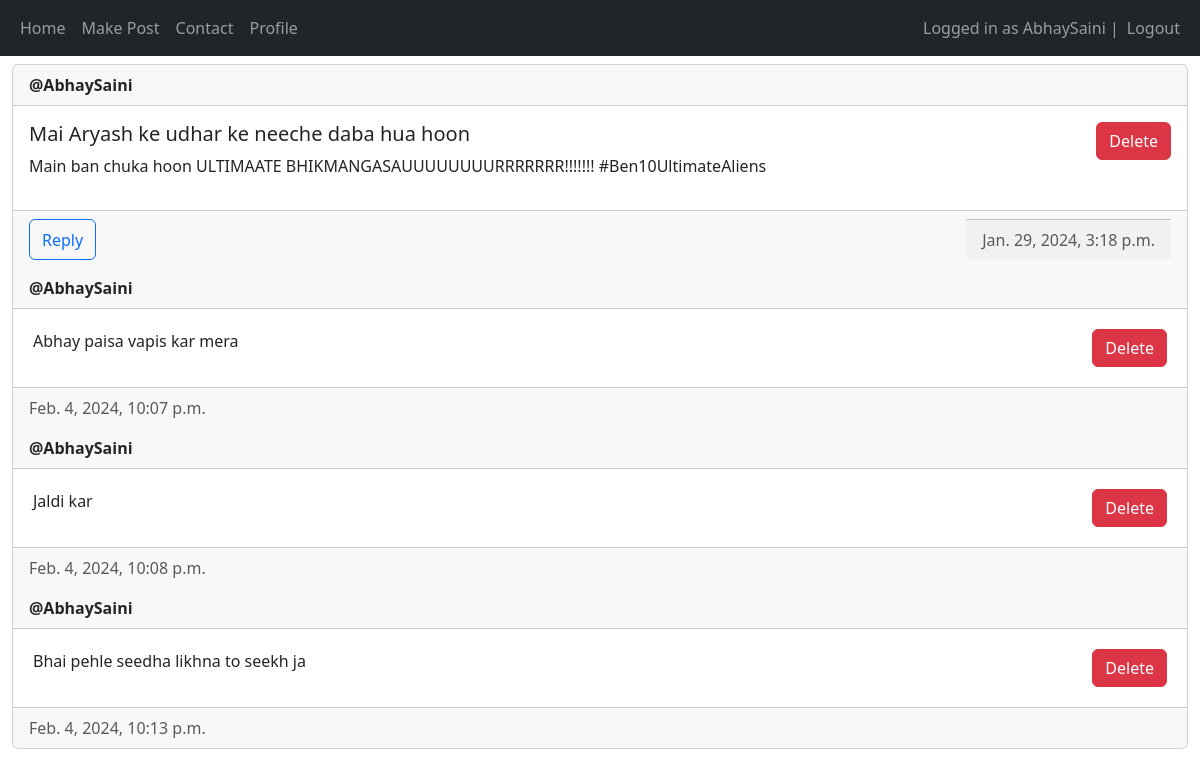
The page /view-post/12 (signed in) on the database as committed earlier.
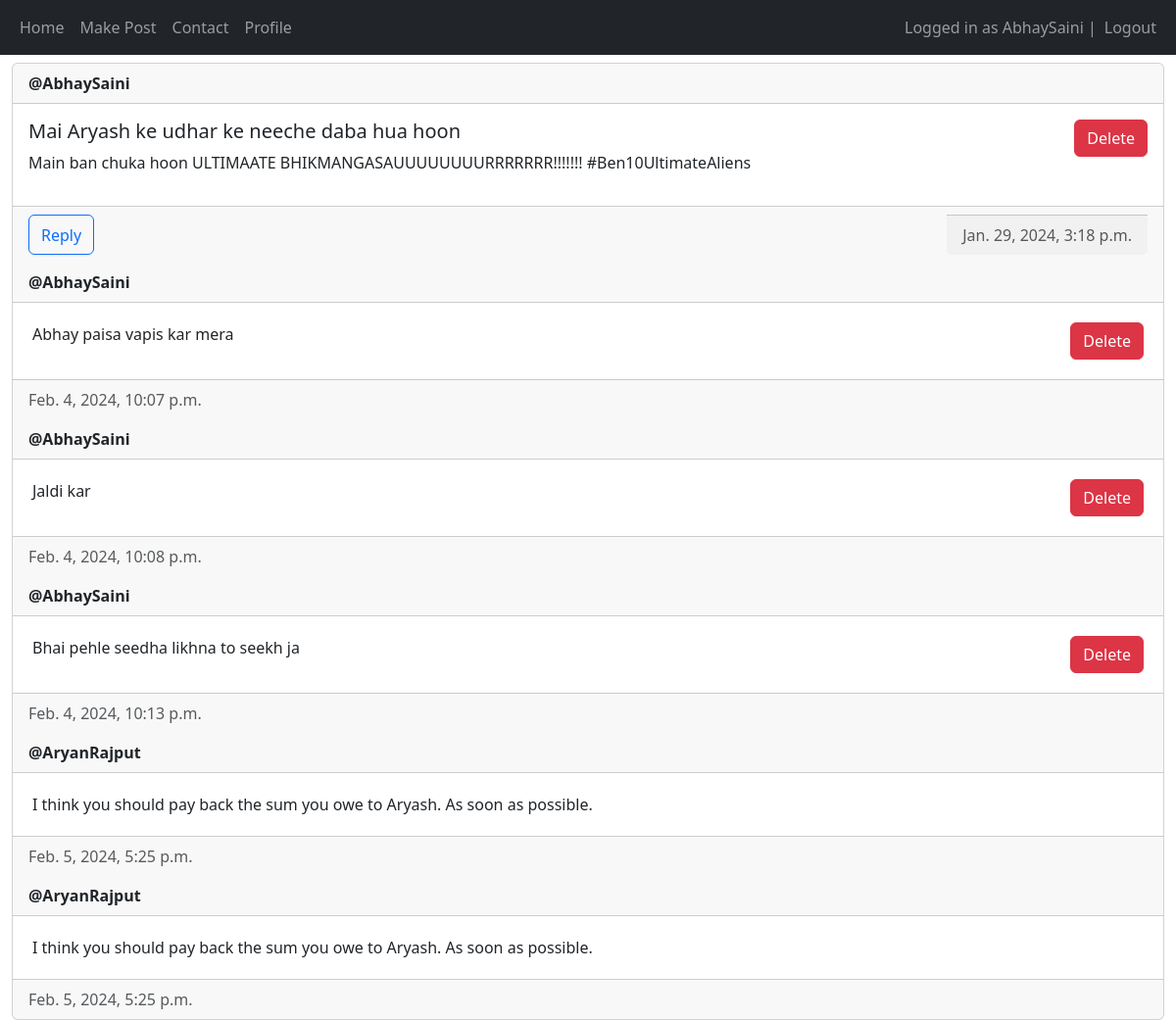
The same page on the database as committed later.
### main/models.py (models this page shows, shortened)
class Reply(models.Model) :
    replyTo = models.ForeignKey(Post, related_name="replies", on_delete = models.CASCADE)
    commentAuthor = models.ForeignKey(User, on_delete = models.CASCADE)
    content = models.TextField()
    created_at = models.DateTimeField(auto_now_add=True)
    updated_at = models.DateTimeField(auto_now= True)

### main/views.py (the view)
# urls.py: path('view-post/<int:post_id>', views.view_post, name="view-post"),
@login_required(login_url = "/login")
def view_post(request, post_id) :
    post = Post.objects.get(id = post_id)
    replies = post.replies.all()
    if request.method == "POST" :
        form = ReplyForm(request.POST)
        if form.is_valid() :
            comment = form.save(commit=False)
            comment.commentAuthor = request.user
            comment.replyTo = post
            comment.save()
    else :
        form = ReplyForm()
    return render(request, "main/view_post.html", {"post" : post, "form" : form, "replies" : replies})

### main/templates/main/view_post.html (shortened to what this page needs)
{% extends "main/base.html" %}
{% load crispy_forms_tags %}
{% block content %}
<div class="card mt-2">
    <div class="card-header"><strong>@{{ post.author.username }}</strong></div>
    <div class="card-body d-flex flex-row justify-content-between">
        <div>
            <h5 class="card-title">{{ post.title }}</h5>
            <p>{{post.description}}</p>
        </div>
        <div>
            {% if user == post.author or perms.main.delete_post %}
                <form method="post">
                    <button type="submit" name="post-id" class="btn btn-danger" value="{{post.id}}">Delete</button>
                </form>
            {% endif %}
        </div>
    </div>
    <div class="card-footer text-muted d-flex flex-row justify-content-between">
        <button type="button" onclick="openform()" class="btn btn-outline-primary">Reply</button>
        <div class="card-footer d-flex flex-row justify-content-between text-muted">
            <div>
                {{post.created_at}}
            </div>
        </div>
    </div>
    {% for reply in replies %}
        <div class="card-header"><strong>@{{ reply.commentAuthor }}</strong></div>
        <div class="card-body d-flex flex-row justify-content-between m-lg-1">
            <div>
                <p class="card-text">{{reply.content}}</p>
            </div>
            <div>
                {% if user == reply.commentAuthor or perms.main.delete_post %}
                    <form method="post">
                        <button type="submit" name="reply-id" class="btn btn-danger" value="{{reply.id}}">Delete</button>
                    </form>
                {% endif %}
            </div>
        </div>
        <div class="card-footer text-muted">{{ reply.created_at }}</div>
    {% endfor %}
</div>
{% endblock content %}

Rows that differ between the two databases and show on the page:
added Reply: commentAuthor "AryanRajput", content "I think you should pay back the sum you owe to Aryash. As soon as possible.", created_at "Feb. 5, 2024, 5:25 p.m."
added Reply: commentAuthor "AryanRajput", content "I think you should pay back the sum you owe to Aryash. As soon as possible.", created_at "Feb. 5, 2024, 5:25 p.m."
